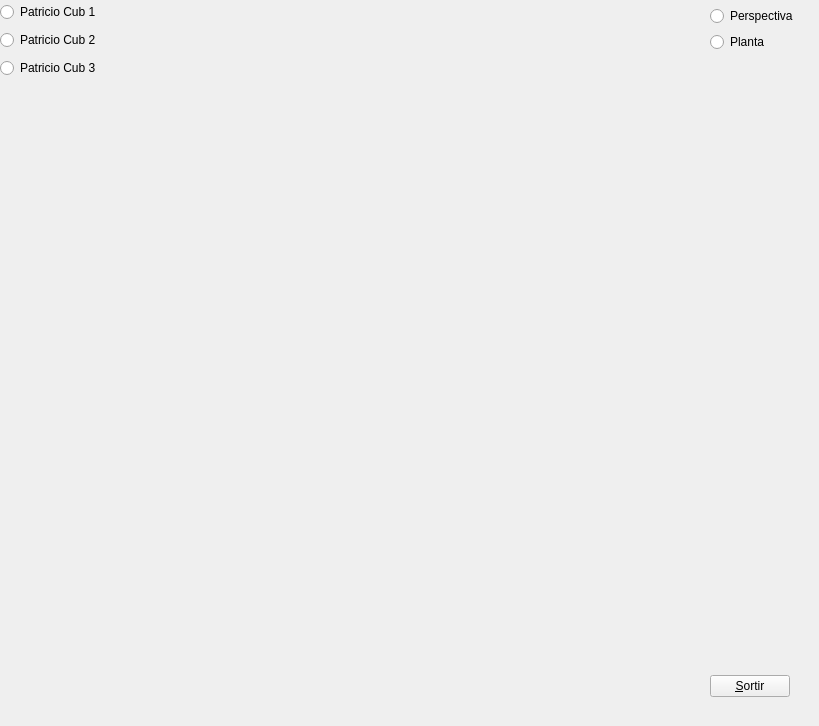
<?xml version="1.0" encoding="UTF-8"?>
<ui version="4.0">
 <class>MyForm</class>
 <widget class="QWidget" name="MyForm">
  <property name="geometry">
   <rect>
    <x>0</x>
    <y>0</y>
    <width>819</width>
    <height>726</height>
   </rect>
  </property>
  <property name="windowTitle">
   <string>IDI-Lab</string>
  </property>
  <widget class="MyGLWidget" name="widget" native="true">
   <property name="geometry">
    <rect>
     <x>123</x>
     <y>6</y>
     <width>581</width>
     <height>686</height>
    </rect>
   </property>
   <property name="sizePolicy">
    <sizepolicy hsizetype="Expanding" vsizetype="Expanding">
     <horstretch>0</horstretch>
     <verstretch>0</verstretch>
    </sizepolicy>
   </property>
   <property name="minimumSize">
    <size>
     <width>50</width>
     <height>50</height>
    </size>
   </property>
  </widget>
  <widget class="QWidget" name="">
   <property name="geometry">
    <rect>
     <x>0</x>
     <y>0</y>
     <width>115</width>
     <height>80</height>
    </rect>
   </property>
   <layout class="QVBoxLayout" name="verticalLayout_4">
    <item>
     <widget class="QRadioButton" name="radioButton_3">
      <property name="text">
       <string>Patricio Cub 1</string>
      </property>
     </widget>
    </item>
    <item>
     <widget class="QRadioButton" name="radioButton_5">
      <property name="text">
       <string>Patricio Cub 2</string>
      </property>
     </widget>
    </item>
    <item>
     <widget class="QRadioButton" name="radioButton_4">
      <property name="text">
       <string>Patricio Cub 3</string>
      </property>
     </widget>
    </item>
   </layout>
  </widget>
  <widget class="QWidget" name="">
   <property name="geometry">
    <rect>
     <x>710</x>
     <y>6</y>
     <width>103</width>
     <height>691</height>
    </rect>
   </property>
   <layout class="QVBoxLayout" name="verticalLayout">
    <item>
     <layout class="QVBoxLayout" name="verticalLayout_2">
      <item>
       <widget class="QRadioButton" name="radioButton">
        <property name="text">
         <string>Perspectiva</string>
        </property>
       </widget>
      </item>
      <item>
       <widget class="QRadioButton" name="radioButton_2">
        <property name="text">
         <string>Planta</string>
        </property>
       </widget>
      </item>
     </layout>
    </item>
    <item>
     <spacer name="verticalSpacer_2">
      <property name="orientation">
       <enum>Qt::Vertical</enum>
      </property>
      <property name="sizeType">
       <enum>QSizePolicy::Fixed</enum>
      </property>
      <property name="sizeHint" stdset="0">
       <size>
        <width>10</width>
        <height>40</height>
       </size>
      </property>
     </spacer>
    </item>
    <item>
     <layout class="QVBoxLayout" name="verticalLayout_3"/>
    </item>
    <item>
     <spacer name="verticalSpacer">
      <property name="orientation">
       <enum>Qt::Vertical</enum>
      </property>
      <property name="sizeHint" stdset="0">
       <size>
        <width>20</width>
        <height>40</height>
       </size>
      </property>
     </spacer>
    </item>
    <item>
     <widget class="QPushButton" name="pushButton">
      <property name="sizePolicy">
       <sizepolicy hsizetype="Fixed" vsizetype="Fixed">
        <horstretch>0</horstretch>
        <verstretch>0</verstretch>
       </sizepolicy>
      </property>
      <property name="text">
       <string>&amp;Sortir</string>
      </property>
     </widget>
    </item>
   </layout>
  </widget>
 </widget>
 <customwidgets>
  <customwidget>
   <class>MyGLWidget</class>
   <extends>QWidget</extends>
   <header>MyGLWidget.h</header>
   <container>1</container>
   <slots>
    <slot>setCamPerspectiva()</slot>
    <slot>setCamPlanta()</slot>
    <slot>patricioCub1()</slot>
    <slot>patricioCub2()</slot>
    <slot>patricioCub3()</slot>
   </slots>
  </customwidget>
 </customwidgets>
 <resources/>
 <connections>
  <connection>
   <sender>pushButton</sender>
   <signal>clicked()</signal>
   <receiver>MyForm</receiver>
   <slot>close()</slot>
   <hints>
    <hint type="sourcelabel">
     <x>794</x>
     <y>695</y>
    </hint>
    <hint type="destinationlabel">
     <x>839</x>
     <y>529</y>
    </hint>
   </hints>
  </connection>
  <connection>
   <sender>radioButton</sender>
   <signal>clicked()</signal>
   <receiver>widget</receiver>
   <slot>setCamPerspectiva()</slot>
   <hints>
    <hint type="sourcelabel">
     <x>724</x>
     <y>19</y>
    </hint>
    <hint type="destinationlabel">
     <x>641</x>
     <y>24</y>
    </hint>
   </hints>
  </connection>
  <connection>
   <sender>radioButton_2</sender>
   <signal>clicked()</signal>
   <receiver>widget</receiver>
   <slot>setCamPlanta()</slot>
   <hints>
    <hint type="sourcelabel">
     <x>739</x>
     <y>49</y>
    </hint>
    <hint type="destinationlabel">
     <x>673</x>
     <y>50</y>
    </hint>
   </hints>
  </connection>
  <connection>
   <sender>radioButton_3</sender>
   <signal>clicked()</signal>
   <receiver>widget</receiver>
   <slot>patricioCub1()</slot>
   <hints>
    <hint type="sourcelabel">
     <x>113</x>
     <y>22</y>
    </hint>
    <hint type="destinationlabel">
     <x>674</x>
     <y>117</y>
    </hint>
   </hints>
  </connection>
  <connection>
   <sender>radioButton_5</sender>
   <signal>clicked()</signal>
   <receiver>widget</receiver>
   <slot>patricioCub2()</slot>
   <hints>
    <hint type="sourcelabel">
     <x>113</x>
     <y>50</y>
    </hint>
    <hint type="destinationlabel">
     <x>649</x>
     <y>146</y>
    </hint>
   </hints>
  </connection>
  <connection>
   <sender>radioButton_4</sender>
   <signal>clicked()</signal>
   <receiver>widget</receiver>
   <slot>patricioCub3()</slot>
   <hints>
    <hint type="sourcelabel">
     <x>113</x>
     <y>78</y>
    </hint>
    <hint type="destinationlabel">
     <x>621</x>
     <y>184</y>
    </hint>
   </hints>
  </connection>
 </connections>
</ui>
